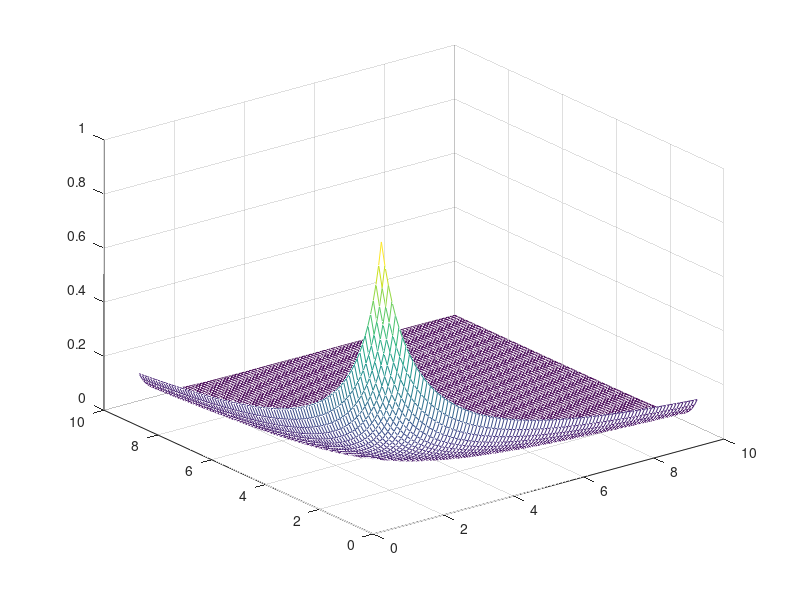

Recreate this plot in MATLAB.
function z = betaFunctionTest()
x = 1:0.1:10;
y = 1:0.1:10;
[x,y] = meshgrid(x,y);
z = beta(x,y);
%plot2(x,y,z);
mesh(x,y,z);